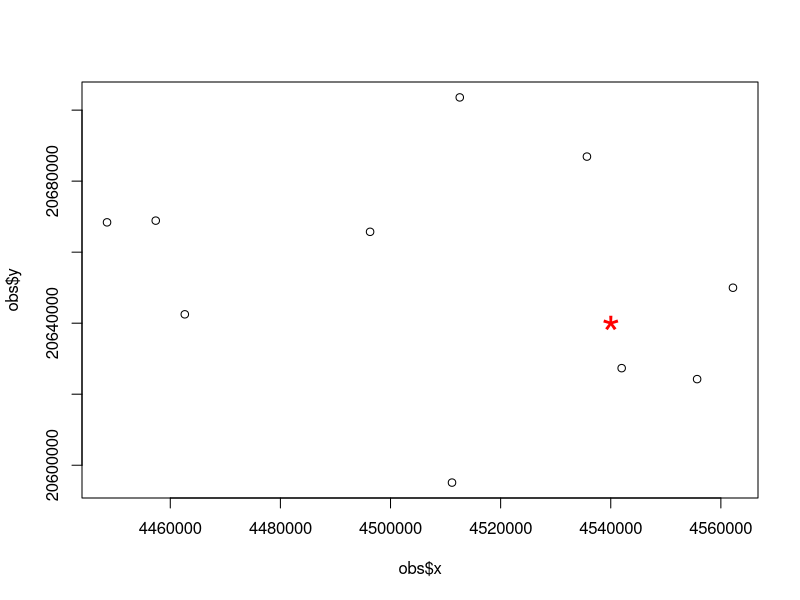

This chart was generated by the following R code:
## ---- chunk 1
knitr::opts_chunk$set(fig.width=12, fig.height=8, fig.path='Figs/',  warning=FALSE, message=FALSE)
rm(list=ls())
## ---- chunk 2

#oa<-readShapePoints('Data/oa.shp')
#oa<-subset(oa, oa$WTE2013>0)
#inc <- sample(1:nrow(oa), 10)
#x <- oa@coords[inc,1]
#y <- oa@coords[inc,2]
#value <- oa$WTE2013[inc]
#obs<-cbind(x,y,value)
#rownames(obs)=1:10
#write.csv(obs, 'data.csv', row.names=F)

obs=read.csv('data.csv')
xtarget=4540000
ytarget=20640000
head(obs)
plot(obs$x,obs$y)
points(xtarget,ytarget, col='red', pch='*', cex=3)
## ---- chunk 3

# this is a function to return the value of exponential covariogram based on 
#the input distance. The covariogram parameters have been specified. 

expVariogram<-function(distance){
    nugget=0; sill=2000; range=20000
    return (nugget+sill*exp(-3*distance/range))
}
## ---- chunk 4

#With the above exponential covariogram, please finish the following kriging function

kriging<-function(object, location){
	n=nrow(object)
	x <- as.matrix(cbind(object$x, object$y))
	# First, we calculate the distance matrix between observations. 
	# Initialize distance matrix
	x1 <- rep(rep(0,n),n)         
	dist <- matrix(x1,nrow=n,ncol=n) 
	for (i in 1:n){ 
		for (j in 1:n){ 
			dist[i,j]=sqrt((x[i,1]-x[j,1])^2+(x[i,2]-x[j,2])^2) 
		} 
	}
	#######################################################
	## Here, please add your code to convert the distance matrix to covariance
	## matrix (Hint: use the provided covariogram function *expVariogram()*)


  ## 
	######################################################


	dist2= rep(0,n) # initialize observation to target distance 
	for(i in 1:n){
		dist2[i]=sqrt((x[i,1]-location[1])^2+(x[i,2]-location[2])^2)
	}

	#######################################################
	## Here, please add your code to convert the distance vector between target
	# and observations to the vector of covariance (Hint: use the provided covariogram 
	# function *expVariogram()*)

        #
	#######################################################

	# The following code generate the kriging weighs for each observations. 
	# function `solve(C)` to invert a matrix `C`, and function `%*%` to
	# multiply two matrix

	w <- solve(C) %*% c

	#######################################################
	# Here, according to the equation given previously in this document,
	# please add your code to get the kriging estimation (say it is called zhat) and the associated
	# variance based on the weight `w`

	zhat <- 0 # Initilized as 0

  #
	#######################################################

	return (zhat)
}
